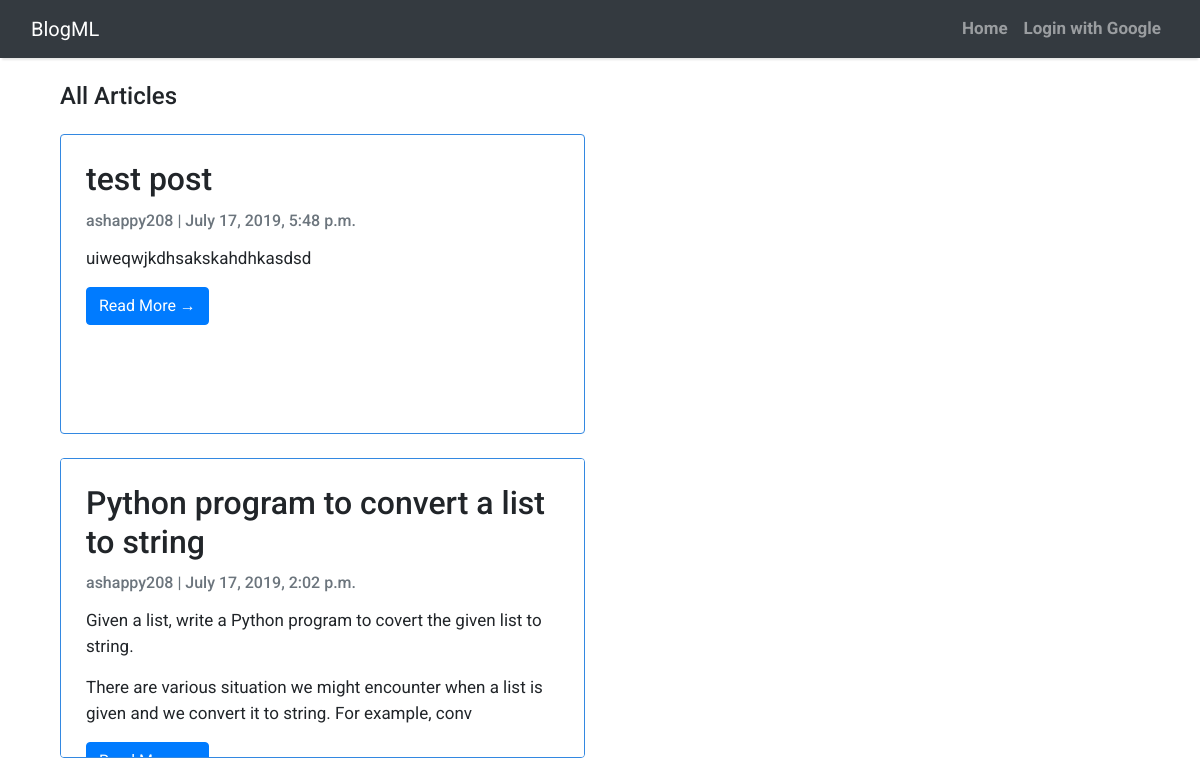
The app's page /postlist/ (upper part), older data.
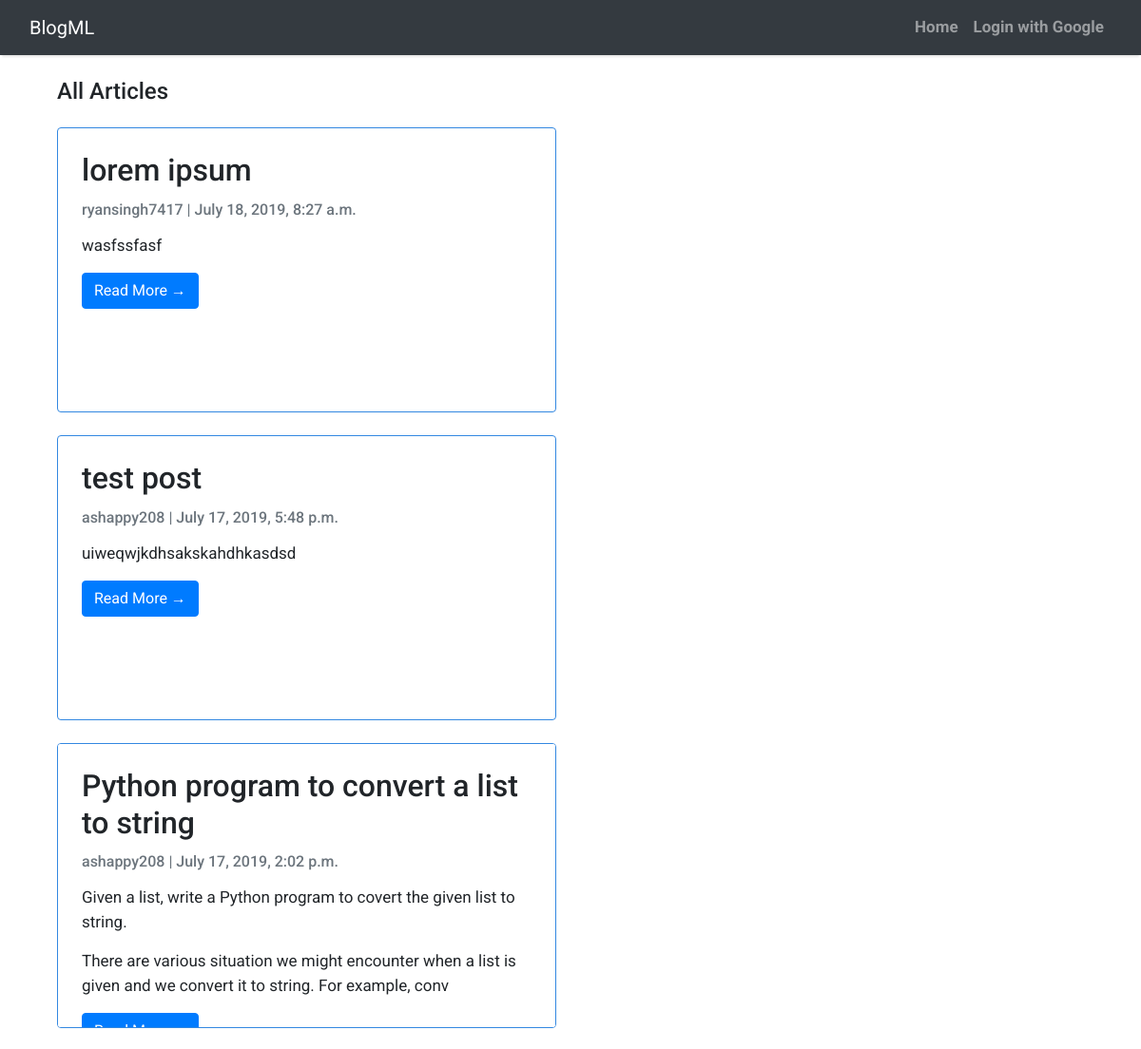
The same page, newer data.
### dashboard/models.py (models this page shows, shortened)
class Post(models.Model):
    author = models.ForeignKey(settings.AUTH_USER_MODEL, on_delete=models.CASCADE)
    title = models.CharField(max_length=200)
    text = RichTextUploadingField()
    created_date = models.DateTimeField(default=timezone.now)
    published_date = models.DateTimeField(blank=True, null=True)
    topic = models.CharField(max_length=10,default = -1)
    objects = models.Manager

### dashboard/views.py (the view)
# urls.py: path('postlist/',views.getallpost,name = 'postlist'),
def getallpost(request):
    post = Post.objects.order_by('-published_date')
    return render(request,'postlist.html',{'post_list':post,'info':"All Articles"})

### dashboard/templates/postlist.html (shortened to what this page needs)
{% extends 'base.html' %} {% block content %}
<div class="container">
<div class="col-md-6 mt-3 ">
        <h4 class=" site-heading my-4 mt-3 text-black">{{info}}</h4>
        {% for object in post_list %}
        <div class="card mb-4">
            <div class="card-body">
                <h2 class="card-title">{{ object.title }}</h2>
                <p class="card-text text-muted h6">{{ object.author }} | {{ object.published_date}} </p>
                <p class = "card-text">{{ object.text|safe|slice:200 }}</p>
                <a href="{% url 'post_detail' pk=object.pk  %}" class="btn btn-primary">Read More &rarr;</a>
            </div>
        </div>
        {% endfor %}
    </div>
</div>
    {% endblock content %}

Row changes from the older to the newer data that the page shows:
added Post: title "lorem ipsum", author "ryansingh7417", published_date "July 18, 2019, 8:27 a.m.", text "wasfssfasf"
